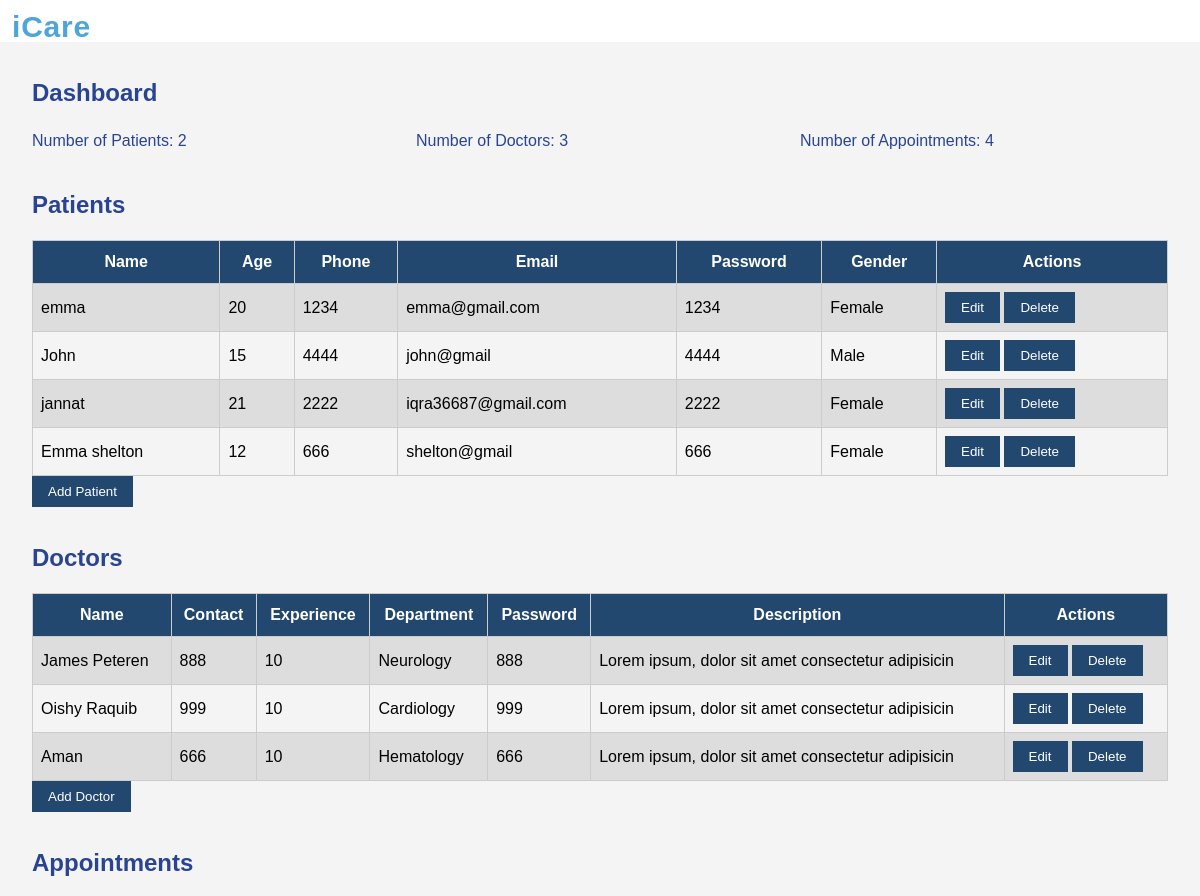
Page /admin_panel.php (upper part) on the earlier database version.
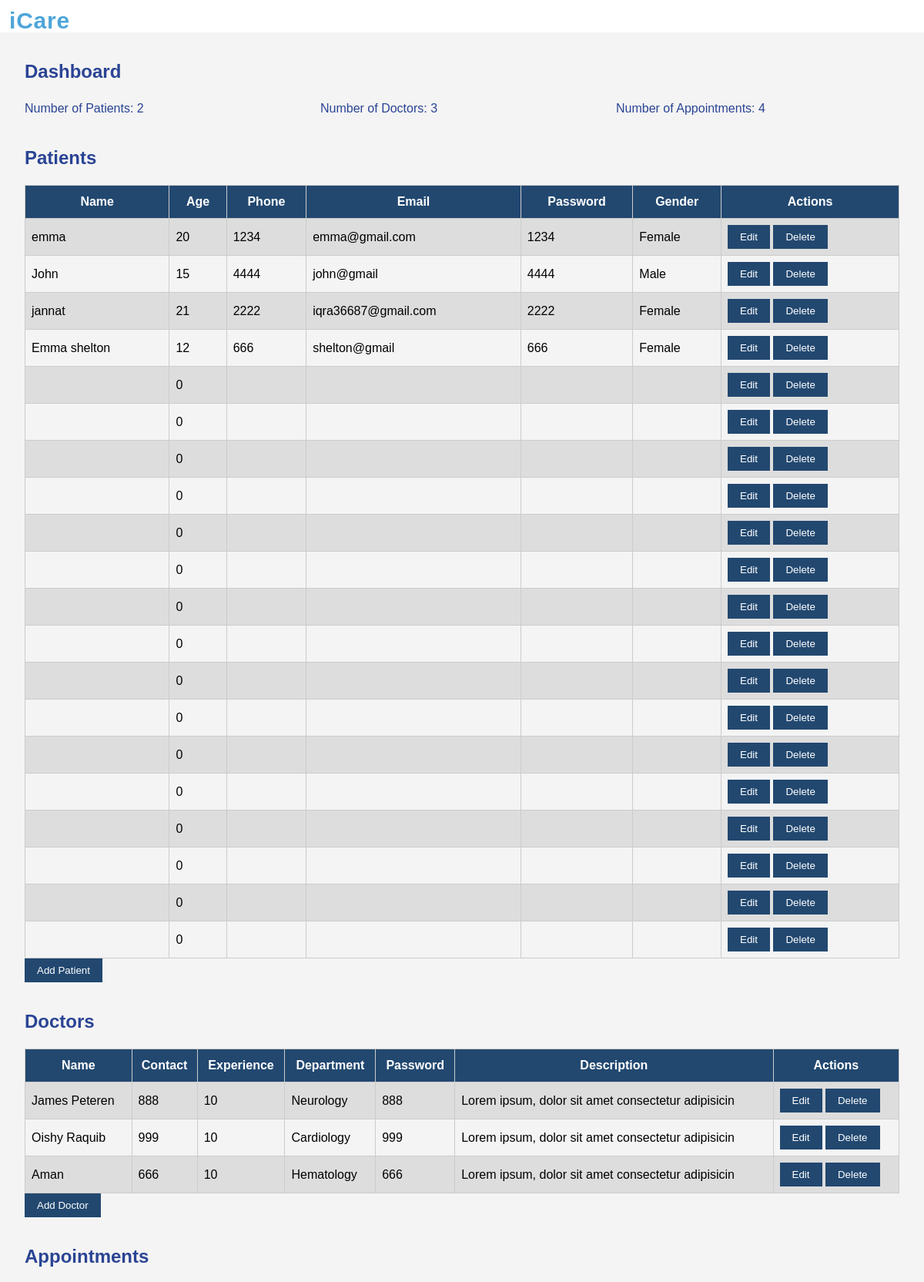
Same page on the later database version.
### tables this page shows
CREATE TABLE `patient_details` (
  `pat_name` varchar(50) NOT NULL,
  `pat_age` int(11) NOT NULL,
  `pat_phone` varchar(50) NOT NULL,
  `pat_pass` varchar(50) NOT NULL,
  `pat_gender` varchar(50) NOT NULL,
  `pat_email` varchar(20) NOT NULL
);

CREATE TABLE `doctor_details` (
  `doc_name` varchar(50) NOT NULL,
  `doc_phone` varchar(50) NOT NULL,
  `doc_exp` varchar(50) NOT NULL,
  `doc_dept` varchar(50) NOT NULL,
  `doc_pass` varchar(50) NOT NULL,
  `doc_desc` varchar(50) NOT NULL
);

### admin_panel.php (the view, shortened to what this page needs)
<?php
require("dbconnection.php");
$query= " select * from patient_details ";
$result =mysqli_query($con,$query);
$query1= " select * from doctor_details ";
$result1 =mysqli_query($con,$query1);
?>
<!DOCTYPE html>
<html lang="en">
<head>
    <link rel="stylesheet" href="assets/css/adminstyle.css">
</head>
<body>
    <header id="header" class="fixed-top">
        <div class="container">
          <h1 class="logo me-auto"><a href="index.html">iCare</a></h1>
            </div>
        </header>
    <section id="dashboard">
        <h1>Dashboard</h1>
        <div class="dashboard-stats">
            <div>Number of Patients: <span id="numPatients">2</span></div>
            <div>Number of Doctors: <span id="numDoctors">3</span></div>
            <div>Number of Appointments: <span id="numAppointments">4</span></div>
        </div>
    </section>
    <section id="patients">
        <h1>Patients</h1>
        <table id="patientList">
            <thead>
                <tr>
                    <th>Name</th>
                    <th>Age</th>
                    <th>Phone</th>
                    <th>Email</th>
                    <th>Password</th>
                    <th>Gender</th>
                    <th>Actions</th>
                </tr>
            </thead>
            <tbody>
                <tr>
                    <?php
                    while($row= mysqli_fetch_assoc($result))
                    {
                   ?>
                    <td> <?php echo $row['pat_name']; ?></td>
                    <td> <?php echo $row['pat_age']; ?></td>
                    <td> <?php echo $row['pat_phone']; ?></td>
                    <td> <?php echo $row['pat_email']; ?></td>
                    <td> <?php echo $row['pat_pass']; ?></td>
                    <td> <?php echo $row['pat_gender']; ?></td>
                    <td>
                    <button id="editBtn"><a href="edit.php?pat_phone=<?php echo $row['pat_phone']; ?>" >Edit</a></button>
                    <button id="deleteBtn"><a href="delete.php?pat_phone=<?php echo $row['pat_phone']; ?>">Delete</a></button>
                    </td>
                </tr>
                    <?php
                    }
                    ?>
            </tbody>
        </table>
        <button id="addPatientBtn"> <a href="admin_pat.php">Add Patient</a> </button>
    </section>
    <section id="doctors">
        <h1>Doctors</h1>
        <table id="doctorList">
            <thead>
                <tr>
                    <th>Name</th>
                    <th>Contact</th>
                    <th>Experience</th>
                    <th>Department</th>
                    <th>Password</th>
                    <th>Description</th>
                    <th>Actions</th>
                </tr>
            </thead>
            <tbody>
                <tr>
                    <?php
                    while($row= mysqli_fetch_assoc($result1))
                    {
                   ?>
                    <td> <?php echo $row['doc_name']; ?></td>
                    <td> <?php echo $row['doc_phone']; ?></td>
                    <td> <?php echo $row['doc_exp']; ?></td>
                    <td> <?php echo $row['doc_dept']; ?></td>
                    <td> <?php echo $row['doc_pass']; ?></td>
                    <td> <?php echo $row['doc_desc']; ?></td>
                    <td>
                        <button id="editBtn"><a href=" ">Edit</a></button>
                        <button id="deleteBtn"><a href="delete.php?doc_phone=<?php echo $row['doc_phone']; ?>">Delete</a></button>
                    </td>
                </tr>
                    <?php
                    }
                    ?>
            </tbody>
        </table>
        <button id="addDoctorBtn"><a href="admin_doc.php">Add Doctor</a> </button>
    </section>
    <section id="appointments">
        <h1>Appointments</h1>
    </section>
</body>
</html>

Differences in the rows shown:
added patient_details: pat_age "0"
added patient_details: pat_age "0"
added patient_details: pat_age "0"
added patient_details: pat_age "0"
added patient_details: pat_age "0"
added patient_details: pat_age "0"
added patient_details: pat_age "0"
added patient_details: pat_age "0"
added patient_details: pat_age "0"
added patient_details: pat_age "0"
added patient_details: pat_age "0"
added patient_details: pat_age "0"
added patient_details: pat_age "0"
added patient_details: pat_age "0"
added patient_details: pat_age "0"
added patient_details: pat_age "0"
